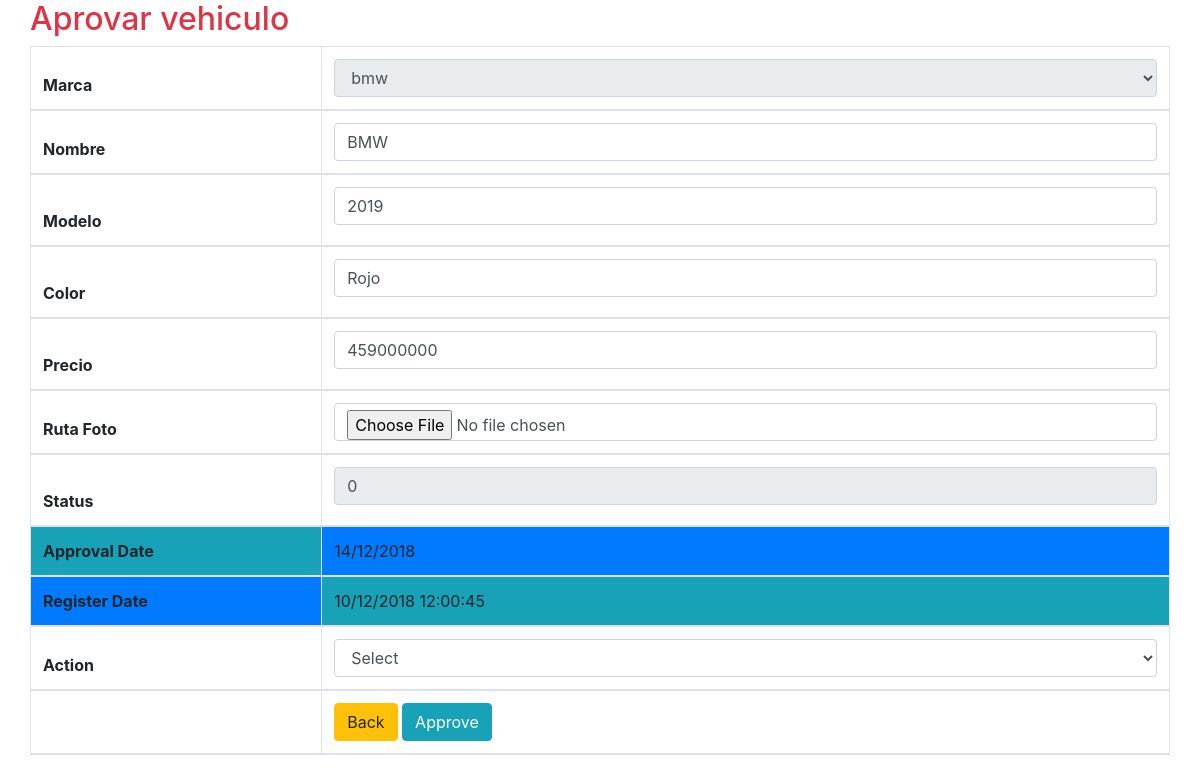
The page /perfil/admin/vehiculos/config/update.php?id=6&marca=bmw&Nombre=BMW&modelo=2019&color=Rojo&precio=459000000&photo=/concesionario/vehiculos/&estado=0 on the database its author committed.
### tables this page shows
CREATE TABLE `vehiculos` (
  `id` int(11) NOT NULL,
  `marca` varchar(20) NOT NULL,
  `Nombre` varchar(20) NOT NULL,
  `modelo` varchar(5) NOT NULL,
  `color` varchar(11) NOT NULL,
  `precio` int(11) NOT NULL,
  `photo` varchar(50) NOT NULL,
  `estado` int(1) NOT NULL
);

### perfil/admin/vehiculos/config/update.php (the view, shortened to what this page needs)
<?php
	include "database.php";
    $id =$_GET['id'];
    $sql="SELECT * FROM vehiculos WHERE id = $id Limit 1";
	  $result=$conn->query($sql);
      if($result->num_rows > 0){
        while ($row = $result->fetch_assoc()) {
          $marca = $row['marca'];
          $nomcar = $row['Nombre'];
          $modelo = $row['modelo'];
		  $color = $row['color'];
		  $precio = $row['precio'];
		  $estado = $row['estado'];
        }
      }
?><!DOCTYPE html>
<html lang="en">
<head>
    <link href="//maxcdn.bootstrapcdn.com/bootstrap/4.1.1/css/bootstrap.min.css" rel="stylesheet" id="bootstrap-css">
    <link rel="stylesheet" href="/concesionario/css/style.css">
</head>
<body>
<div class="container">
	<div class="row">
		<h2 class="text-danger">Aprovar vehiculo</h2>
		<table class="table table-bordered success">
				<thead>
				<form action="/concesionario/perfil/admin/vehiculos/config/actualizacion/cambio.php" method="POST">
					<tr >
						<th >Marca</th>
						<td><select id="marca" name="marca" class="form-control" readonly="yes">
							<option value="<?php echo $marca;?>"><?php echo $marca;?></option>
						</select></td>
					</tr>
					<tr>
						<th class="info">Nombre</th>
						<td><input type="text" class="form-control" id="prod" name="Nombre" maxlenght="20" value=<?php echo $nomcar;?>></td>
					</tr>
					<tr>
						<th class="info">Modelo</th>
						<td><input type="textr" class="form-control mb-2 mr-sm-2" id="cant" name="Modelo" value=<?php echo $modelo;?> required></td>
					</tr>
					<tr>
						<th class="info">Color</th>
						<td><input type="text" class="form-control mb-2 mr-sm-2" id="pcosto" name="color" autocomplete="off" value=<?php echo $color;?> required></td>
					</tr>
					<tr>
						<th class="info">Precio</th>
						<td><input type="text" class="form-control mb-2 mr-sm-2" id="pcosto" name="precio" autocomplete="off" value=<?php echo $precio;?> required></td>
					</tr>
					<tr>
						<th class="info">Ruta Foto</th>
						<td><input type="file" class="form-control" id="foto" name="foto" value="Examinar" ></td>
					</tr>
					<tr>
						<th class="info">Status</th>
						<td><b><input type="text" class="form-control mb-2 mr-sm-2" id="pcosto" name="estado" autocomplete="off" value=<?php echo $estado;?> readonly="yes"></b></td>
					</tr>
					<tr>
						<th class="info bg-info">Approval Date</th>
						<td class="bg-primary">14/12/2018</td>
					</tr>
					<tr>
						<th class="info bg-primary">Register Date</th>
						<td class="bg-info">10/12/2018 12:00:45</td>
					</tr>
					<tr>
						<th class="info">Action</th>
						<td><select id="approv_status" name="approv_status" class="form-control">
							<option value="">Select</option>
						</select></td>
					</tr>
					<tr >
						<th colspan="1"></th>
						<td>
							<a href="/concesionario/perfil/admin/vehiculos/conf_vehiculo.php" class="btn btn-warning">Back</a>
							<input type="submit" id="approve_btn" class="btn btn-info" name="approve_btn" value="Approve"></td>
						</form>
				</thead>
			</table>
	</div>
</div>
</body>
</html>

### css/style.css (style rules this page uses)
tr td b { color:green ; }

### rows shown on the page
vehiculos: marca "bmw", Nombre "BMW", Modelo "2019", color "Rojo", precio "459000000", estado "0"
